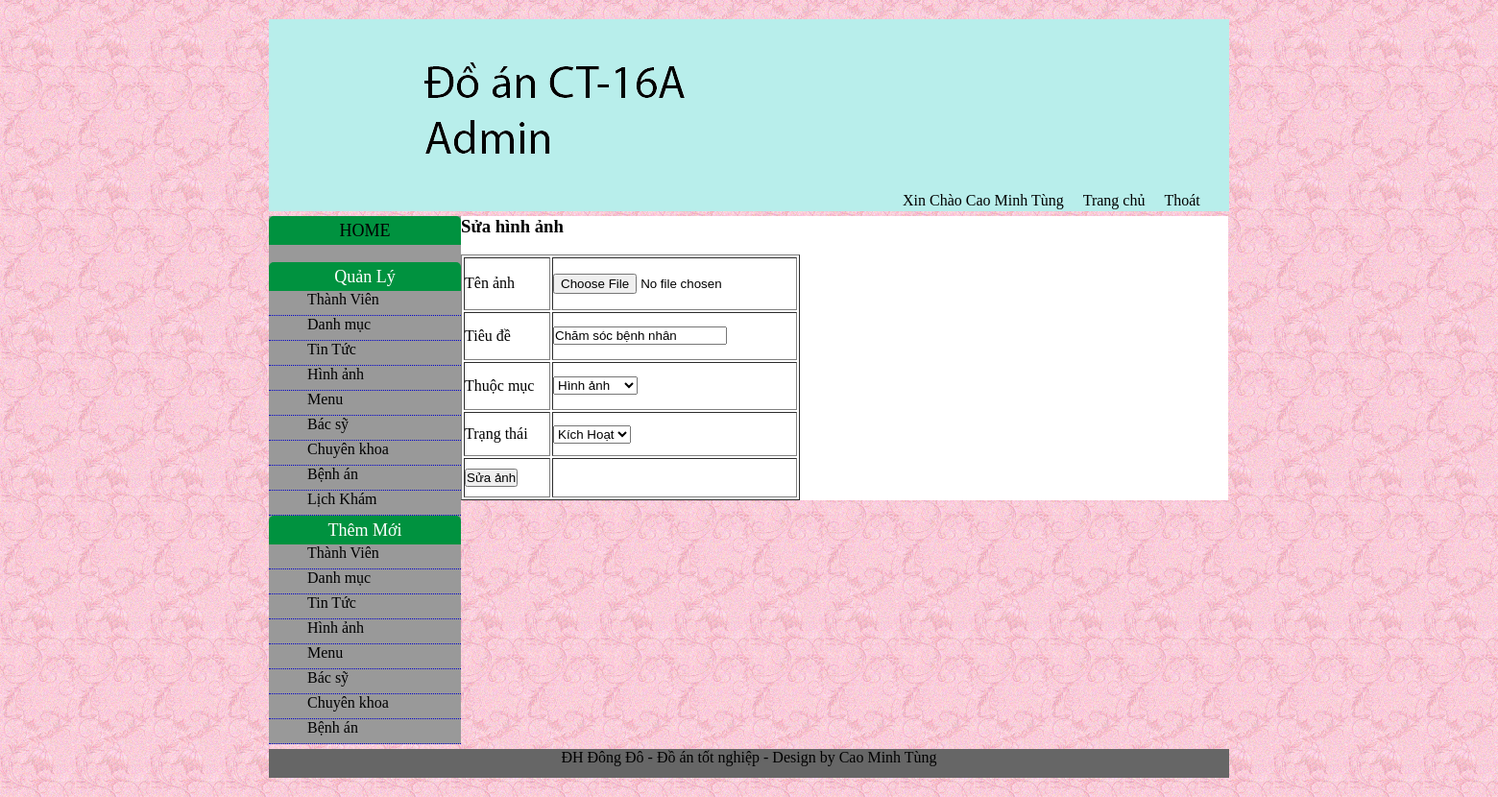
/admin/quantri.php?page=image&act=edit&iid=4 (signed in), run on the app's committed database.
### tables this page shows
CREATE TABLE IF NOT EXISTS `image` (
  `image_id` int(10) unsigned NOT NULL AUTO_INCREMENT,
  `image_tenanh` varchar(100) NOT NULL,
  `image_title` varchar(200) NOT NULL,
  `danhmuc_id` int(10) NOT NULL,
  `image_trangthai` int(1) NOT NULL,
  PRIMARY KEY (`image_id`)
);

CREATE TABLE IF NOT EXISTS `danhmuc` (
  `danhmuc_id` int(10) unsigned NOT NULL AUTO_INCREMENT,
  `danhmuc_ten` varchar(100) NOT NULL,
  `danhmuc_oder` int(10) NOT NULL,
  `danhmuc_trangthai` int(1) NOT NULL,
  PRIMARY KEY (`danhmuc_id`)
);

### admin/modul/image/edit.php (the view, shortened to what this page needs)
<h3>Sửa hình ảnh</h3>
<br/>
<?php
	$id = $_GET['iid'];
	$sql = "select * from image where image_id = '$id'";
	$result = mysql_query($sql);
	$data = mysql_fetch_assoc($result);
?>
<?php
	$dsql = "select * from image inner join danhmuc on danhmuc.danhmuc_id = image.danhmuc_id group by image.danhmuc_id";
	$dresult = mysql_query($dsql);
?>
<form action="<?php echo BASEURL."admin/quantri.php?page=image&act=edit&iid=".$id; ?>" method="post" enctype="multipart/form-data">
  <table width="353" height="256" border="1">
  <tr>
    <td width="127">Tên ảnh</td>
    <td width="210">
    	<input type="file" name="img" " />
    </td>
  </tr>
  <tr>
    <td>Tiêu đề</td>
    <td>
    	<input type="text" name="title" value="<?php echo $data['image_title'];?>" />
    </td>
  </tr>
  <tr>
    <td>Thuộc mục </td>
    <td>
      	<select name="danhmuc" >
             <?php while($danhmuc = mysql_fetch_assoc($dresult)){?>
             	<option value="<?php echo $danhmuc['danhmuc_id']; ?>" <?php if($data['danhmuc_id'] == $danhmuc['danhmuc_id']){echo 'selected';}?>><?php echo $danhmuc['danhmuc_ten']; ?></option>
             <?php }?>
    	</select>
    </td>
  </tr>
  <tr>
    <td height="44">Trạng thái</td>
    <td>
     	<select name="trangthai">
			<option value="1" <?php if($data['image_trangthai'] == 1){ echo 'selected';} ?>>Kích Hoạt</option>
  	    </select>
    </td>
  </tr>
  <tr>
    <td height="39"><input type="submit" name="ok" value="Sửa ảnh"></td>
    <td>&nbsp;</td>
  </tr>
</table>

### admin/style.css (style rules this page uses)
* { margin:0px; padding:0px }
body { background:url(images/background_03.png) repeat }

### data on the page
image: title "Chăm sóc bệnh nhân", trangthai "Kích Hoạt"
danhmuc: danhmuc "Hình ảnh"

### other printed values
$_SESSION['fullname'] "Cao Minh Tùng"
